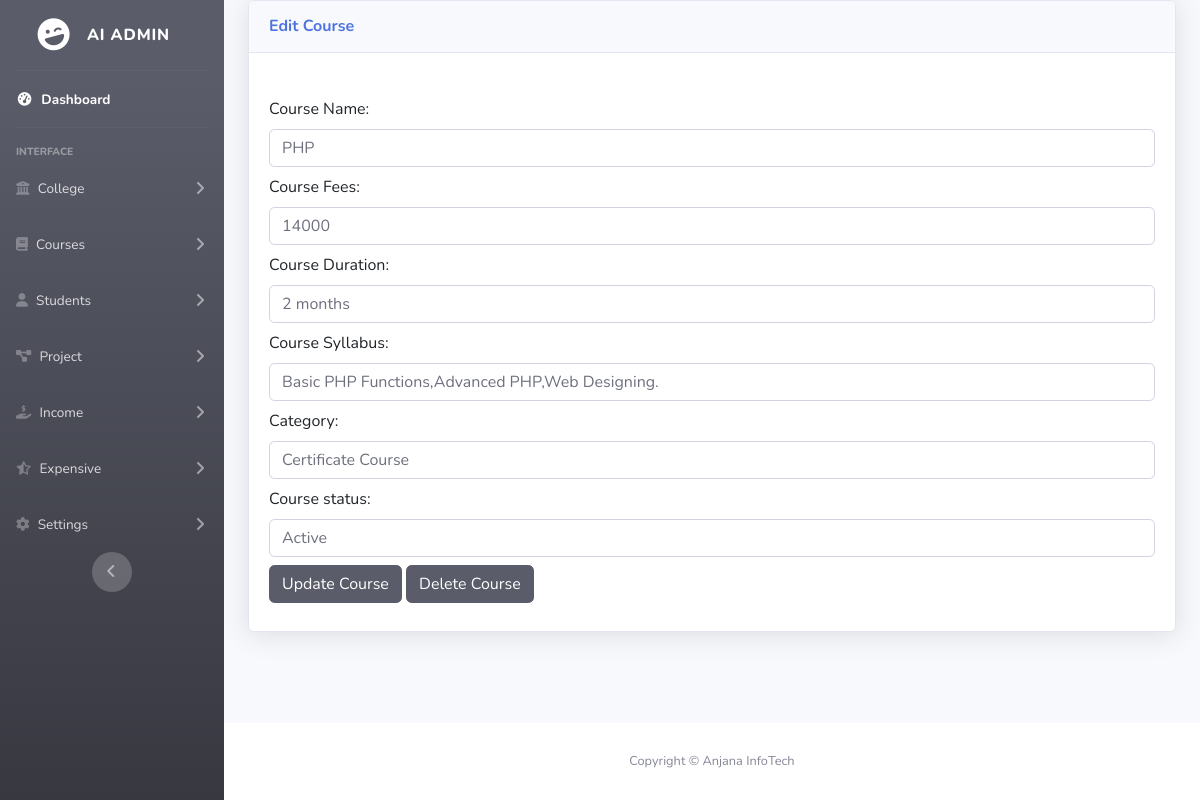
The app's page /editcourse.php?cid=1 with its own data.
### tables this page shows
CREATE TABLE `addcourse` (
  `cid` int(11) NOT NULL,
  `course_name` varchar(50) NOT NULL,
  `course_fees` varchar(10) NOT NULL,
  `course_duration` varchar(20) NOT NULL,
  `course_syllabus` varchar(191) NOT NULL,
  `category` varchar(100) NOT NULL,
  `status` varchar(20) NOT NULL
);

### editcourse.php (the view, shortened to what this page needs)
<!DOCTYPE html>
<html lang="en">
<head>
    <link rel="stylesheet" href="https://cdnjs.cloudflare.com/ajax/libs/font-awesome/6.6.0/css/all.min.css" />
    <link href="https://cdn.jsdelivr.net/npm/bootstrap@5.3.3/dist/css/bootstrap.min.css" rel="stylesheet">
    <link href="vendor/fontawesome-free/css/all.min.css" rel="stylesheet" type="text/css">
    <link href="css/sb-admin-2.min.css" rel="stylesheet">
</head>
<body id="page-top">
    <div id="wrapper">
        <?php
        include('./nav.php');
        ?>
        <div id="content-wrapper" class="d-flex flex-column">
            <div id="content">
                <div class="container-fluid">
                    <div class="card shadow mb-4">
                        <div class="card-header py-3">
                            <h6 class="m-0 font-weight-bold text-primary">Edit Course</h6>
                        </div>
                        <div class="card-body">
                            <form method="POST" action="#">
                                <div class="mb-2">
                                    <?php
                                    include('./db.php');
                                    if (isset($_GET['cid'])) {
                                        $course_id = mysqli_real_escape_string($db, $_GET['cid']);
                                        $query = "select * from addcourse where cid='$course_id'";
                                        $execute = mysqli_query($db, $query);
                                        if (mysqli_num_rows($execute) > 0) {
                                            $course = mysqli_fetch_array($execute);
                                    ?><br>
                                            <label for="exampleFormControlInput1" class="form-label">Course Name:</label>
                                            <input type="text" class="form-control" value="<?= $course['course_name']; ?>" name="coursename" id="exampleFormControlInput1" placeholder="Enter the Course name">
                                </div>
                                <div class="mb-2">
                                    <label for="exampleFormControlInput1" class="form-label">Course Fees:</label>
                                    <input type="text" class="form-control" value="<?= $course['course_fees']; ?>" name="coursefees" id="exampleFormControlInput1" placeholder="Enter the Course fees">
                                </div>
                                <div class="mb-2">
                                    <label for="exampleFormControlInput1" class="form-label">Course Duration:</label>
                                    <input type="text" class="form-control" value="<?= $course['course_duration']; ?>" name="courseduration" id="exampleFormControlInput1">
                                </div>
                                <div class="mb-2">
                                    <label for="exampleFormControlTextarea1" class="form-label">Course Syllabus:</label>
                                    <input type="text" class="form-control" value="<?= $course['course_syllabus']; ?>" name="coursesyllabus">
                                </div>
                                <div class="mb-2">
                                    <label for="exampleFormControlTextarea1" class="form-label">Category:</label>
                                    <input class="form-control" type="text" value="<?= $course['category']; ?>" name="category">
                                </div>
                                <div class="mb-2">
                                    <label for="exampleFormControlInput1" class="form-label">Course status:</label>
                                    <input class="form-control" value="<?= $course['status']; ?>" name="status" />
                                </div>
                                <div class="mb-2">
                                    <button type="submit" name="edit" class="btn btn-dark">Update Course</button>
                                    <button type="submit" name="delete" class="btn btn-dark">Delete Course</button>
                                </div>
                            </form>
                    <?php
                                        } else {
                                            echo "<h4>No id found!!!</h4>";
                                        }
                                    }
                    ?>
                        </div>
                    </div>
                </div>
            </div>
            <footer class="sticky-footer bg-white">
                <div class="container my-auto">
                    <div class="copyright text-center my-auto">
                        <span>Copyright &copy; Anjana InfoTech</span>
                    </div>
                </div>
            </footer>
        </div>
    </div>
</body>
</html>

### records on screen
addcourse: coursename "PHP", coursefees "14000", courseduration "2 months", coursesyllabus "Basic PHP Functions,Advanced PHP,Web Designing.", category "Certificate Course", status "Active"
